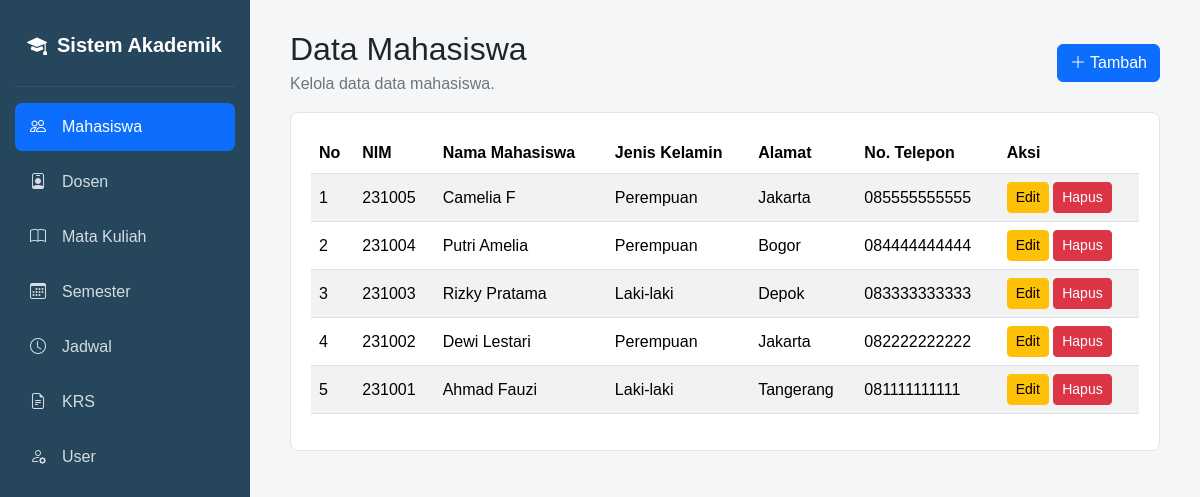
The page /mahasiswa/index.php on the database its author committed.
### tables this page shows
CREATE TABLE `tbl_mahasiswa` (
  `id_mahasiswa` int(11) NOT NULL,
  `nim` varchar(20) NOT NULL,
  `nama_mahasiswa` varchar(100) NOT NULL,
  `jenis_kelamin` enum('L','P') DEFAULT NULL,
  `alamat` varchar(200) DEFAULT NULL,
  `no_telp` varchar(20) DEFAULT NULL
);

### mahasiswa/index.php (the view, shortened to what this page needs)
<?php
require_once "../config/database.php";
$limit = 5;
$page = isset($_GET['page']) ? (int) $_GET['page'] : 1;
$offset = ($page - 1) * $limit;
$sql = "
    SELECT t.*
    FROM tbl_mahasiswa t
    ORDER BY t.id_mahasiswa DESC
    LIMIT $limit OFFSET $offset
";
$data = mysqli_query($conn, $sql);
include "../header.php";
include "../sidebar.php";
?>
<div class="d-flex justify-content-between align-items-center mb-3">
    <div>
        <h2 class="mb-1">Data Mahasiswa</h2>
        <p class="text-secondary mb-0">Kelola data data mahasiswa.</p>
    </div>
    <a href="tambah.php" class="btn btn-primary">
        <i class="bi bi-plus-lg"></i> Tambah
    </a>
</div>
<div class="card-simple">
    <div class="table-responsive">
        <table class="table table-striped align-middle">
            <thead>
                <tr>
                    <th>No</th>
                    <th>NIM</th>
                    <th>Nama Mahasiswa</th>
                    <th>Jenis Kelamin</th>
                    <th>Alamat</th>
                    <th>No. Telepon</th>
                    <th>Aksi</th>
                </tr>
            </thead>
            <tbody>
            <?php
            $no = $offset + 1;
            while ($row = mysqli_fetch_assoc($data)):
            ?>
                <tr>
                    <td><?= $no++; ?></td>
                    <td><?= htmlspecialchars($row['nim']); ?></td>
                    <td><?= htmlspecialchars($row['nama_mahasiswa']); ?></td>
                    <td><?= $row['jenis_kelamin'] === 'L' ? 'Laki-laki' : 'Perempuan'; ?></td>
                    <td><?= htmlspecialchars($row['alamat'] ?? ''); ?></td>
                    <td><?= htmlspecialchars($row['no_telp'] ?? ''); ?></td>
                    <td>
                        <a href="edit.php?id=<?= $row['id_mahasiswa']; ?>" class="btn btn-warning btn-sm">Edit</a>
                        <a href="hapus.php?id=<?= $row['id_mahasiswa']; ?>" class="btn btn-danger btn-sm"
                           onclick="return confirm('Yakin ingin menghapus data ini?')">Hapus</a>
                    </td>
                </tr>
            <?php endwhile; ?>
            </tbody>
        </table>
    </div>
</div>
<?php include "../footer.php"; ?>

### assets/css/style.css (style rules this page uses)
body { margin: 0; background: #f5f6f8; font-family: Arial, sans-serif; }
.card-simple { background: #fff; border: 1px solid #e1e4e8; border-radius: 8px; padding: 20px; }
.table th { white-space: nowrap; }

### rows shown on the page
tbl_mahasiswa: nim "231005", nama_mahasiswa "Camelia F", jenis_kelamin "Perempuan", alamat "Jakarta", no_telp "085555555555"
tbl_mahasiswa: nim "231004", nama_mahasiswa "Putri Amelia", jenis_kelamin "Perempuan", alamat "Bogor", no_telp "084444444444"
tbl_mahasiswa: nim "231003", nama_mahasiswa "Rizky Pratama", jenis_kelamin "Laki-laki", alamat "Depok", no_telp "083333333333"
tbl_mahasiswa: nim "231002", nama_mahasiswa "Dewi Lestari", jenis_kelamin "Perempuan", alamat "Jakarta", no_telp "082222222222"
tbl_mahasiswa: nim "231001", nama_mahasiswa "Ahmad Fauzi", jenis_kelamin "Laki-laki", alamat "Tangerang", no_telp "081111111111"
